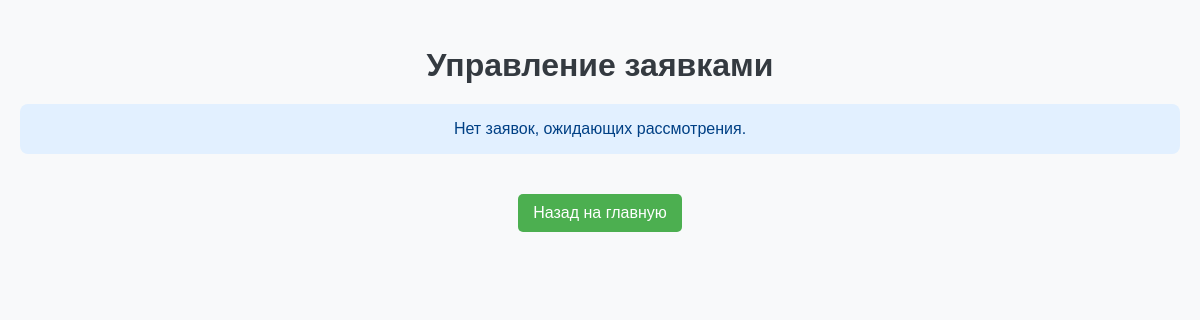
The page /inventory/manage_requests/ (signed in) on the database as committed earlier.
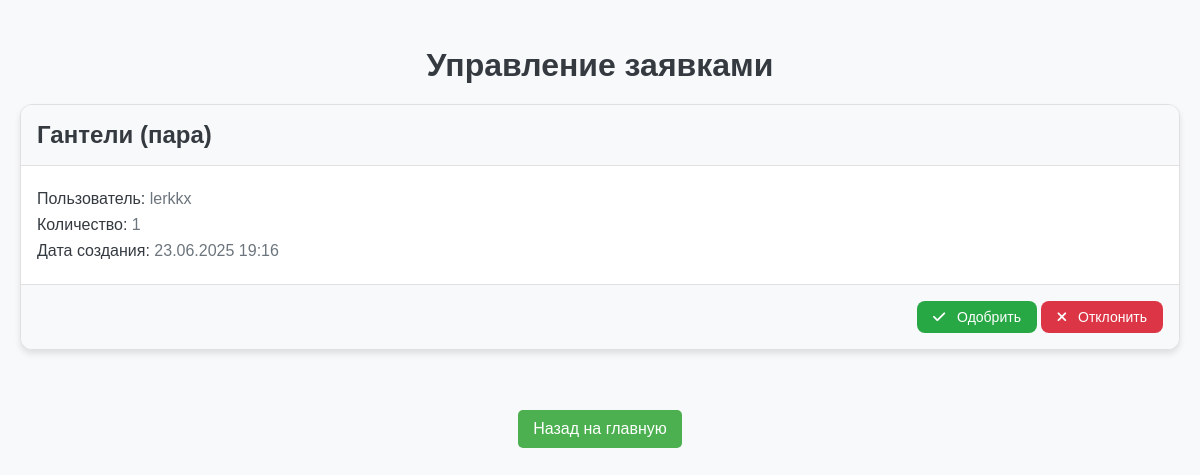
The same page on the database as committed later.
### invpage/models.py (models this page shows, shortened)
class InventoryRequest(models.Model):
    user = models.ForeignKey(settings.AUTH_USER_MODEL, on_delete=models.CASCADE, verbose_name=_("Пользователь"))
    item = models.ForeignKey(InventoryItem, on_delete=models.CASCADE, verbose_name=_("Предмет"))
    status = models.CharField(max_length=50, default='В ожидании', verbose_name=_("Статус"))
    created_at = models.DateTimeField(auto_now_add=True, verbose_name=_("Дата создания"))
    request_id = models.AutoField(primary_key=True)
    quantity = models.PositiveIntegerField(default=0, verbose_name=_("Количество"))
    class Meta:
        verbose_name = _("запрос на инвентарь")
        verbose_name_plural = _("Запросы на инвентарь")

class InventoryItem(models.Model):
    name = models.CharField(max_length=255, verbose_name=_("Название"))
    description = models.TextField(verbose_name=_("Описание"))
    status = models.CharField(max_length=50, default='Исправен', verbose_name=_("Статус"))
    item_id = models.AutoField(primary_key=True)
    quantity = models.PositiveIntegerField(default=0, verbose_name=_("Количество"))
    class Meta:
        verbose_name = _("предмет инвентаря")
        verbose_name_plural = _("Предметы инвентаря")

### main/models.py (models this page shows, shortened)
class UserRegistration(AbstractUser):
    username = models.CharField(max_length=150, unique=True)
    email = models.EmailField(unique=True)
    password = models.CharField(max_length=128)
    token_timestamp = models.DateTimeField(null=True, blank=True)
    USERNAME_FIELD = 'username'
    REQUIRED_FIELDS = ['email']
    last_login = models.DateTimeField(null=True, blank=True)

### invpage/views.py (the view, shortened to what this page needs)
# urls.py: path('manage_requests/', manage_requests, name='manage_requests'),
@login_required
@user_passes_test(is_superuser)
def manage_requests(request):
    dict_quantity = {}
    for i in InventoryRequest.objects.filter(status='В ожидании'):
        if dict_quantity.get(i.item_id,0):
            dict_quantity[i.item_id] += i.quantity
        else:
            dict_quantity[i.item_id] = i.quantity
    pending_requests = InventoryRequest.objects.filter(status='В ожидании')
    print(dict_quantity)
    return render(request, 'invpage/request_direct.html', {'pending_requests': pending_requests, 'dictq' : dict_quantity})

### invpage/templatetags/custom_filters.py (called while the page is built)
@register.filter(name='get')
def get_item(dictionary, key):
    return dictionary.get(key, 0)

### invpage/views.py (called while the page is built)
def is_superuser(user):
    return user.is_superuser

### invpage/templates/invpage/request_direct.html (shortened to what this page needs)
{% load static %}
{% load custom_filters %}
<!DOCTYPE html>
<html lang="ru">
<head>
    <link rel="stylesheet" href="{% static 'invpage/css/req.css' %}">
    <link href="https://cdnjs.cloudflare.com/ajax/libs/font-awesome/6.0.0-beta3/css/all.min.css" rel="stylesheet">
</head>
<body>
    <div class="container">
        <h2>Управление заявками</h2>
        {% if pending_requests %}
            <div class="row">
                {% for req in pending_requests %}
                    <div class="col-md-6 mb-4">
                        <div class="request-card">
                            <div class="card-header">
                                <h3>{{ req.item.name }}</h3>
                            </div>
                            <div class="card-body">
                                <p><strong>Пользователь:</strong> {{ req.user.username }}</p>
                                <p><strong>Количество:</strong> {{ req.quantity }}</p>
                                <p><strong>Дата создания:</strong> {{ req.created_at|date:"d.m.Y H:i" }}</p>
                            </div>
                            <div class="card-l">
                                <form method="post" action="{% url 'manage_requests' %}" class="d-inline">
                                    {% if dictq|get:req.item_id <= req.item.quantity %}
                                        <button type="submit" name="action" value="approve" class="btn btn-success">
                                            <i class="fas fa-check"></i> Одобрить
                                        </button>
                                    {% else %}
                                        <button type="button" class="btn btn-success" onclick="openWarning('{{ req.request_id }}')">
                                            <i class="fas fa-check"></i> Одобрить
                                        </button>
                                    {% endif %}
                                    <button type="submit" name="action" value="reject" class="btn btn-false">
                                        <i class="fas fa-times"></i> Отклонить
                                    </button>
                                </form>
                            </div>
                        </div>
                    </div>
                {% endfor %}
            </div>
        {% else %}
            <div class="alert-info">
                Нет заявок, ожидающих рассмотрения.
            </div>
        {% endif %}
    </div>
    <div class="button-container">
        <a href="{% url 'index' %}">Назад на главную</a>
    </div>
</body>
</html>

Rows that differ between the two databases and show on the page:
added InventoryRequest: item.name "Гантели (пара)", user.username "lerkkx", quantity "1", created_at "23.06.2025 19:16", shows "Одобрить"
Other text that changed with them:
text no longer shown: "Нет заявок, ожидающих рассмотрения."
